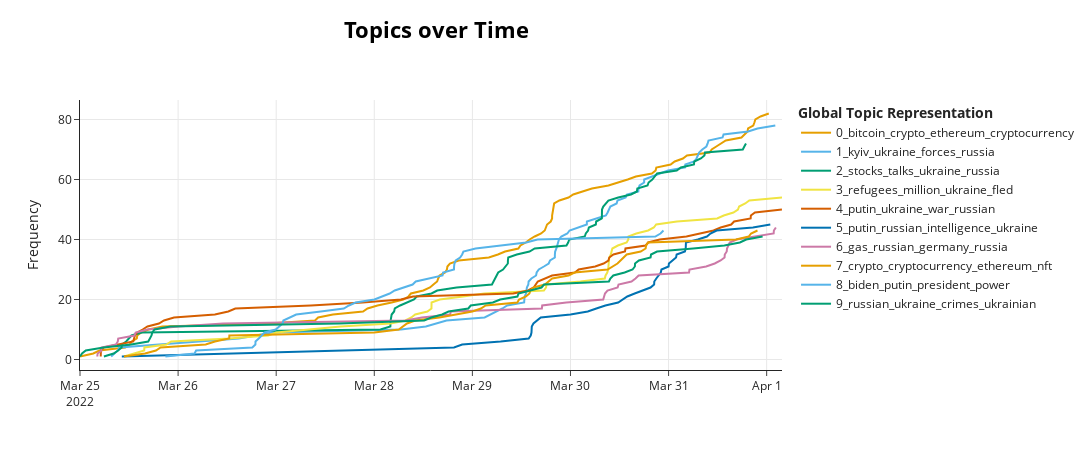

Notebook code cell kept with this figure:
### Code cell
model.visualize_topics_over_time(topics_over_time_cum, top_n_topics=20)
